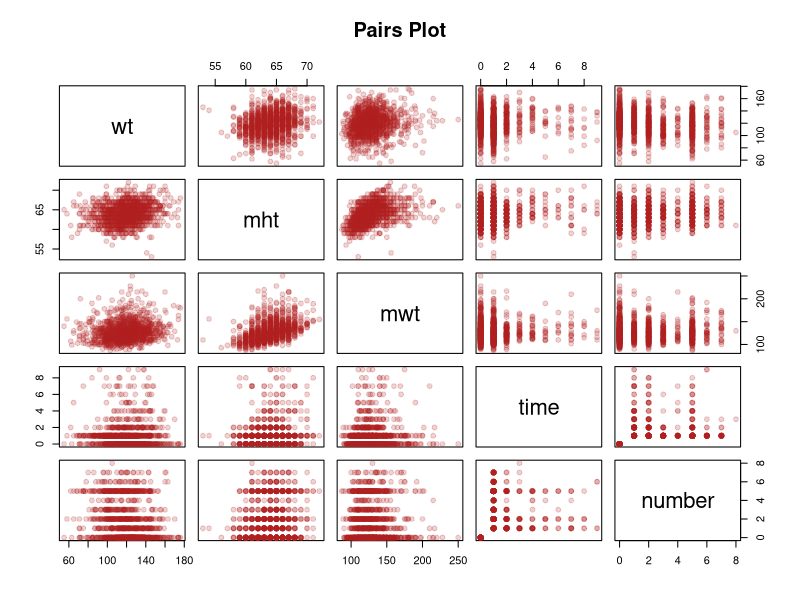
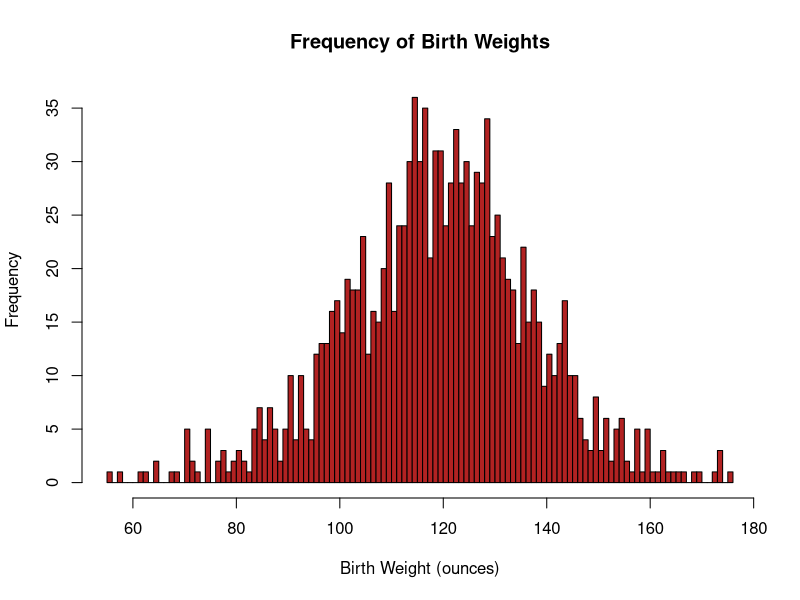
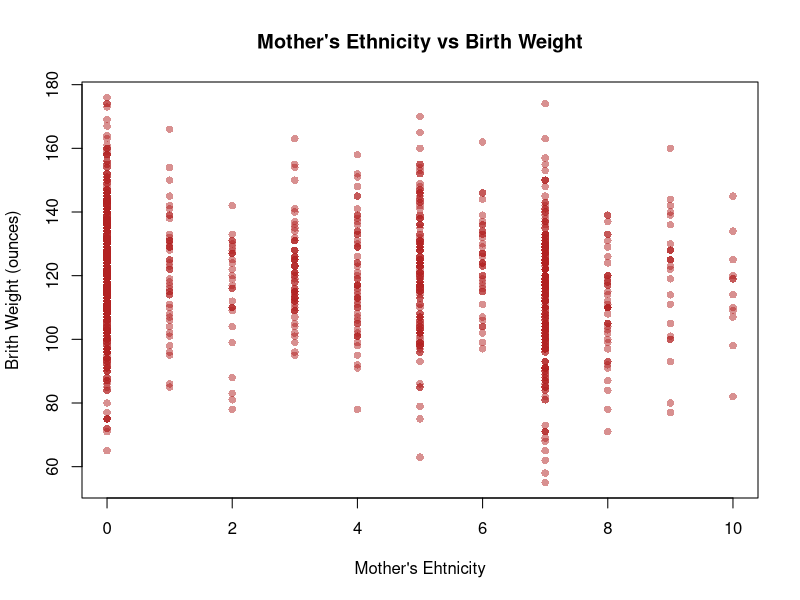
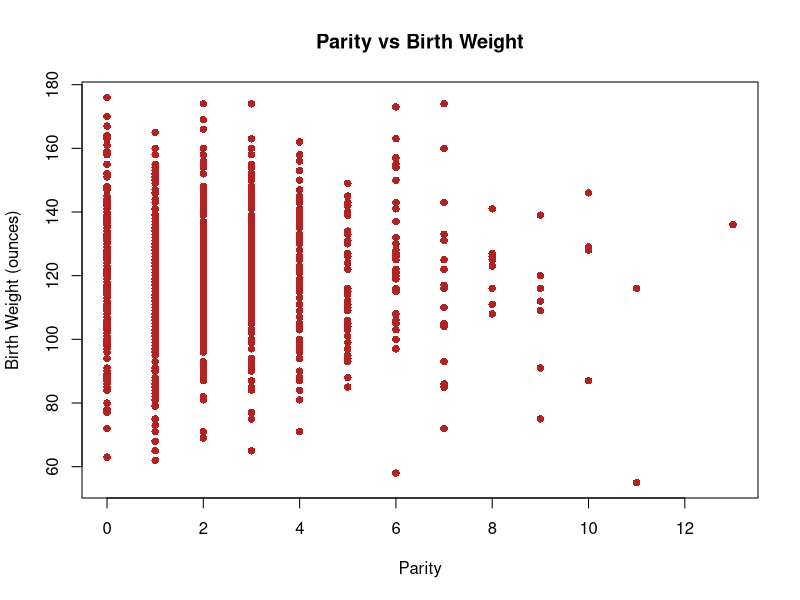
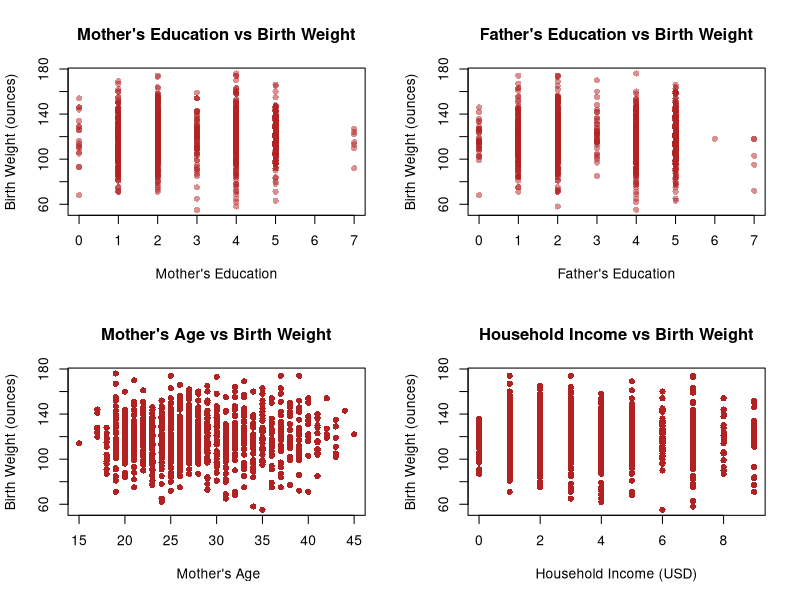
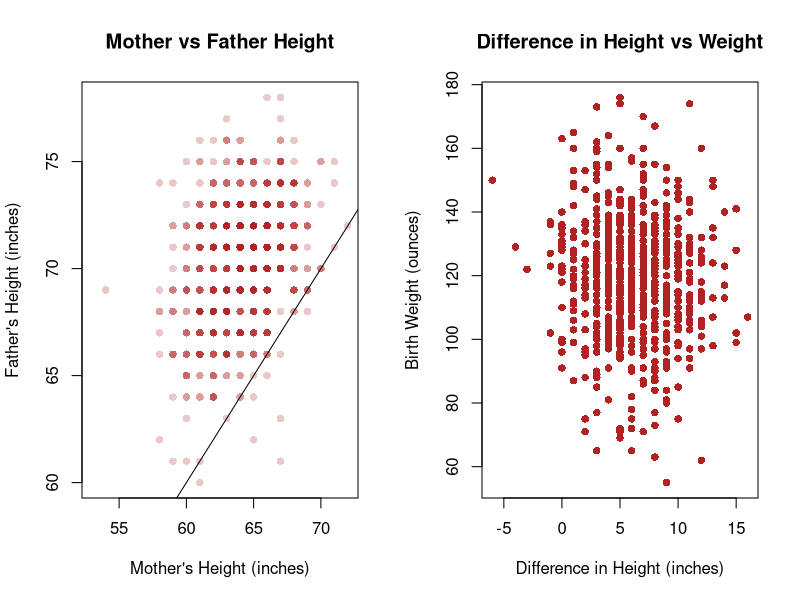
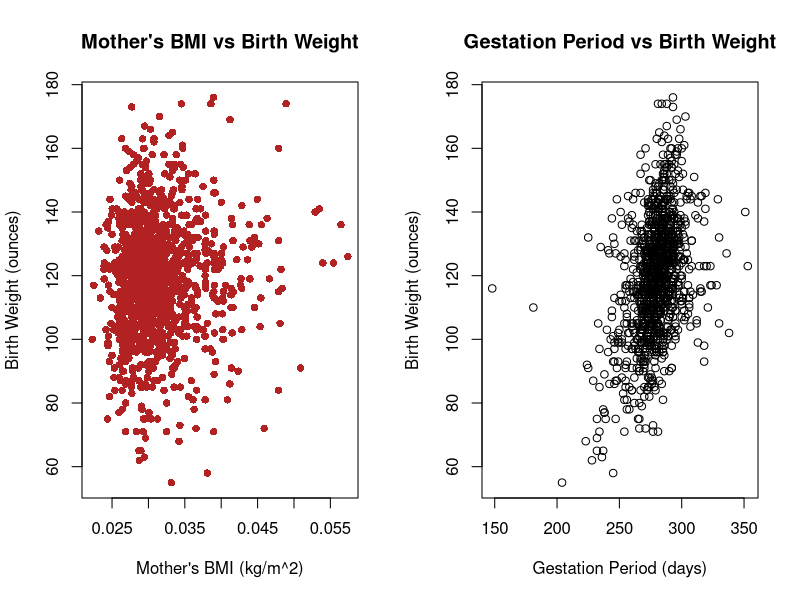
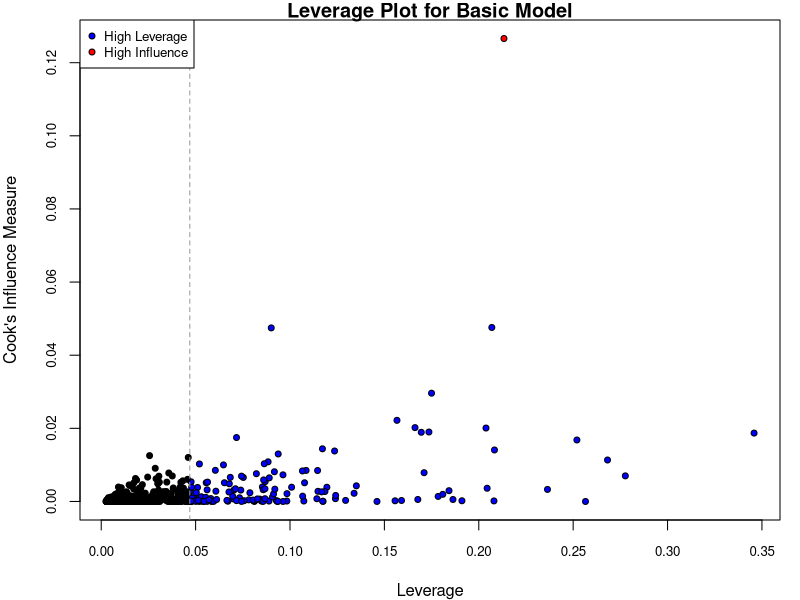

Here is the R script that generated these plots, in order:
## ---- chunk 1
# Knitr Configuration
knitr::opts_chunk$set(
  cache = TRUE,
  include = TRUE,
  echo = FALSE,
  results = "markup",
  fig.show = "asis",
  fig.height = 4
)
## ---- chunk 2
# Define all the functions and constants used later

# Category names for Ethnicity variates
ethLabels <- c(
  "Caucasian",
  "Mexican",
  "African-American",
  "Asian",
  "Mixed",
  "Other"
)

# Category names for Education variates
edLabels <- c(
  "Elementary School",
  "Middle School",
  "High School",
  "High School + Trade School",
  "High School + Some College",
  "College Graduate",
  "Trade School",
  "High School Unclear"
)

# Number of imputed datasets
k <- 5

# Unit conversion factors
poundsToKg <- 0.453592
inchesToM <- 0.0254

# The boundaries for BMI categories
# See this page for the source:
# https://www.mayoclinic.org/healthy-lifestyle/pregnancy-week-by-week/in-depth/pregnancy-weight-gain/art-20044360?pg=1
underweightNormalBoundary <- 18.5
normalOverweightBoundary <- 25
overweightObeseBoundary <- 30

# Use test 10% for test set in cross validation
testSetRatio = 0.1
## ---- chunk 3
isUnderweight <- function (bmi) bmi < underweightNormalBoundary
isNormal <- function (bmi) bmi < normalOverweightBoundary & bmi >= underweightNormalBoundary
isOverweight <- function (bmi) bmi < overweightObeseBoundary & bmi >= normalOverweightBoundary
isObese <- function (bmi) bmi >= overweightObeseBoundary

bmi <- function (wtLbs, htIn) (wtLbs * poundsToKg) / (htIn * inchesToM)^2
## ---- chunk 4
# Roughly translate the "number" category to a floating point number of the actual number of cigarettes smoked
numCigs <- function (number) (number <= 4) * (5 * number - 2.5) + (number > 4) * (10 * number - 25.5)
## ---- chunk 5
# Re-encoding and labelling variates as factors
decodeBirthVariates <- function (birthsDataset) {
  newDataset = data.frame(birthsDataset)

  newDataset$meth <- cut(
    birthsDataset$meth,
    breaks = c(0, 5:10), 
    labels = ethLabels,
    right = TRUE,
    include.lowest= TRUE
  )

  newDataset$med <- cut(
    birthsDataset$med,
    breaks = 0:8, 
    labels = edLabels,
    right = FALSE
  )

  newDataset$feth <- cut(
    birthsDataset$feth,
    breaks = c(0, 5:10),
    labels = ethLabels,
    right = TRUE,
    include.lowest= TRUE
  )

  newDataset$fed <- cut(
    birthsDataset$fed,
    breaks = 0:8, 
    labels = edLabels,
    right = FALSE
  )

  newDataset$smoke <- cut(
    birthsDataset$smoke,
    breaks = 0:4, 
    labels = c(
      "Never",
      "Smokes Now",
      "Until Pregnancy",
      "Doesn't Smoke Anymore"
    ),
    right = FALSE
  )

  newDataset$marital <- cut(
    birthsDataset$marital,
    breaks = 0:5,
    labels = c(
      "Married",
      "Legally Separated",
      "Divorced",
      "Widowed",
      "Never Married"
    )
  )

  newDataset$number <- numCigs(birthsDataset$number)

  newDataset$time <- cut(
    birthsDataset$time,
    breaks = 0:10,
    labels = c(
      "Never Smoked",
      "Still Smokes",
      "During Pregnancy",
      "Less Than A Year",
      "1-2 Years",
      "2-3 Years",
      "3-4 Years",
      "5-9 Years",
      "More Than 10 Years",
      "Quit But Don't Know When"
    ),
    right = FALSE
  )

  newDataset$income <- cut(
    birthsDataset$income,
    breaks = c(0, 1, 2, 10),
    labels = c(
      "Under 2500",
      "2500-4999",
      "5000-Over 25000"
    ),
    right = FALSE
  )

  newDataset
}
## ---- chunk 6
smokingImpact <- function (time, number) {
  cigaretteEffectRatio = 6
  # Take the average of the bounds of the range of cigarettes smoked by a given category
  # as the approximate exact number of cigarettes smoked per day
  # https://www.med.uottawa.ca/sim/data/Smoking_and_Health_e.htm shows that it took a
  # six-fold increase in the number of cigarettes smoked a day to double the impact
  # on the likelihood of developing lung cancer. We approximate the effect of smoking
  # on birth with this ratio too.
  activeSmokingImpact = (number != 0) * 2^(numCigs(number) / cigaretteEffectRatio)
  
  impactTimeDecay = 2
  
  # Approximate a scalar number of years since quiting based on the categorical variable
  yearsQuit = (time >= 3) * (-2.5 + time) + (time >= 7) * (-18.5 + 3 * time)
  # Time = 1 or 2 are special cases with 0 decay
  yearsQuit = yearsQuit * (time >= 3)
  
  decayedSmokingImpact = activeSmokingImpact * exp(-yearsQuit / impactTimeDecay)
  
  decayedSmokingImpact
}
## ---- chunk 7
craftFeatures <- function (imputedBirthsDataset) {
  newDataset = decodeBirthVariates(imputedBirthsDataset)

  newDataset$sameEth <- factor(
    imputedBirthsDataset$meth == imputedBirthsDataset$feth,
    labels = c("Different", "Same")
  )
  # What about "Other" though?
  
  newDataset$htDiff <- newDataset$fht - newDataset$mht
    
  newDataset$lateMom <- factor(
    newDataset$parity == 0 & newDataset$mage >= 35,
    labels = c("Not late", "Late")
  )

  newDataset$mBMI <- bmi(newDataset$mwt, newDataset$mht)
  
  newDataset$mBMICategory <- factor(
    1 * isNormal(newDataset$mBMI)
      + 2 * isOverweight(newDataset$mBMI)
      + 3 * isObese(newDataset$mBMI),
    labels = c("Underweight", "Normal", "Overweight", "Obese")
  )
  
  newDataset$smokingImpact <- smokingImpact(
    imputedBirthsDataset$time,
    imputedBirthsDataset$number
  )
  
  newDataset
}
## ---- chunk 8
meanAIC <- function (model, datasets) mean(sapply(
  datasets,
  function (dataset) AIC(update(model, data = dataset))
))
## ---- chunk 9
selectModel <- function (
  datasets,
  predictedVar,
  excludedVars = c(),
  specialTerms = c()
) {
  selectedModelMeanAIC = .Machine$integer.max
  selectedModel = NULL
  
  for (dataset in datasets) {
    #adjustedBirthsDataset <- birthsDataset[, !colnames(birthsDataset) %in% excludedVars]
    M0 = lm(wt ~ 1, data = dataset)
    Mmax = lm(
      formula(paste(
        predictedVar,
        "~",
        "(.",
        Reduce(function (l, r) paste(l, r), Map(function (term) paste("-", term), excludedVars), ""),
        ")^2",
        Reduce(function (l, r) paste(l, r), Map(function (term) paste("+", term), specialTerms), "")
      )),
      data = dataset
    )
  
    candidateModel = step(
      lm(wt ~ 1, data = dataset),
      scope = list(lower = M0, upper = Mmax),
      direction = "both",
      trace = 0
    )
  
    candidateModelMeanAIC = mean(sapply(
      datasets,
      function (dataset) AIC(update(candidateModel, data = dataset))
    ))
  
    if (candidateModelMeanAIC < selectedModelMeanAIC) {
      selectedModel = update(candidateModel, data = dataset)
      selectedModelMeanAIC = candidateModelMeanAIC
    }
  }
  
  selectedModel
}
## ---- chunk 10
crossValidate <- function (model1, model2, datasets) {
  # "Usually about a thousand is fine" - M. Lysy, Nov. 27, 2018
  m = 1000

  model1rPMSE <- vector(mode = "numeric", length = m)
  model2rPMSE <- vector(mode = "numeric", length = m)

  for (i in 1:m) {
    chosenSet = datasets[[1 + i %% k]]
    Ntotal = nrow(chosenSet)
    Ntest = floor(Ntotal * testSetRatio)
    outOfSampleIndices = sample(Ntotal, Ntest)
    trainSet = chosenSet[-outOfSampleIndices, ]
    testSet = chosenSet[outOfSampleIndices, ]
    
    model1 = update(model1, data = trainSet)
    model2 = update(model2, data = trainSet)
    outOfSamplePredictions1 = predict(model1, newdata = testSet)
    outOfSamplePredictions2 = predict(model2, newdata = testSet)
    predictionErrors1 = (testSet$wt - outOfSamplePredictions1) ^ 2
    predictionErrors2 = (testSet$wt - outOfSamplePredictions2) ^ 2
    model1rPMSE[i] <- sqrt(sum(predictionErrors1) / Ntest)
    model2rPMSE[i] <- sqrt(sum(predictionErrors2) / Ntest)
  }
  
  list(
    rPMSEs = data.frame(model1 = model1rPMSE, model2 = model2rPMSE),
    residuals = data.frame(
      actual = testSet$wt,
      model1Predictions = outOfSamplePredictions1,
      model2Predictions = outOfSamplePredictions2,
      model1 = outOfSamplePredictions1 - testSet$wt,
      model2 = outOfSamplePredictions2 - testSet$wt
    )
  )
}
## ---- chunk 11
# Import
births <- read.csv("chds_births.csv")
## ---- chunk 12
pairs(births[c("wt", "mht", "mwt","time", "number")], col=adjustcolor("firebrick", 0.2), pch=19, main= "Pairs Plot")
## ---- chunk 13
hist(births$wt, breaks=100, col = "firebrick", main = "Frequency of Birth Weights", xlab = "Birth Weight (ounces)") 
## ---- chunk 14
plot(births$meth, births$wt, col=adjustcolor("firebrick", 0.5), pch=16, main = "Mother's Ethnicity vs Birth Weight", xlab = "Mother's Ehtnicity", ylab = "Brith Weight (ounces)") 
## ---- chunk 15
plot(births$parity, births$wt, pch=16, col="firebrick", main = "Parity vs Birth Weight", xlab = "Parity", ylab = "Birth Weight (ounces)") 
## ---- chunk 16
par(mfrow = c(2,2))
plot(births$med, births$wt, col=adjustcolor("firebrick", 0.5), pch=16, main = "Mother's Education vs Birth Weight", xlab = "Mother's Education", ylab = "Birth Weight (ounces)")
plot(births$fed, births$wt, col=adjustcolor("firebrick", 0.5), pch=16, main = "Father's Education vs Birth Weight", xlab = "Father's Education", ylab = "Birth Weight (ounces)")
plot(births$mage, births$wt, pch=16, col="firebrick", main = "Mother's Age vs Birth Weight", xlab = " Mother's Age", ylab = "Birth Weight (ounces)") 
plot(births$income, births$wt, pch=16, col="firebrick", main = "Household Income vs Birth Weight", xlab = "Household Income (USD)", ylab = "Birth Weight (ounces)") 
## ---- chunk 17
#lm(wt ~ I(fht - mht), data=data)
par(mfrow = c(1,2))
plot(births$mht, births$fht, col=adjustcolor("firebrick", 0.25), pch=16, main = "Mother vs Father Height", xlab = "Mother's Height (inches)", ylab = "Father's Height (inches)")
abline(coef=c(0, 1))
plot(births$fht - births$mht, births$wt, pch=16, col="firebrick", main = "Difference in Height vs Weight", xlab = "Difference in Height (inches)", ylab = "Birth Weight (ounces)")
## ---- chunk 18
plot(births$mwt / I(births$mht)^2, births$wt, pch=16, col="firebrick", main = "Mother's BMI vs Birth Weight", xlab = "Mother's BMI (kg/m^2)", ylab = "Birth Weight (ounces)") 
## ---- chunk 19
plot(births$gestation, births$wt, main = "Gestation Period vs Birth Weight", xlab = "Gestation Period (days)", ylab = "Birth Weight (ounces)")
#summary(lm(wt ~ gestation, data=births)) MOVE TO APPENDIX
## ---- chunk 20

"marital"
summary(factor(births$marital))

mendedBirths <- data.frame(births)
mendedBirths[mendedBirths$marital == 0, "marital"] <- NA
## ---- chunk 21
N <- nrow(mendedBirths)
round(sapply(colnames(mendedBirths), function (colname) sum(is.na(mendedBirths[colname])) / N), 2)

nrow(na.omit(mendedBirths[, !(colnames(mendedBirths) %in% c("fht", "fwt", "income"))])) / N

nrow(na.omit(mendedBirths[, !(colnames(mendedBirths) %in% c("fht", "fwt", "income"))])) / N
## ---- chunk 22
library(mice)
options(warn=-1)

multiplyImputedBirths <- mice(mendedBirths, m = k, method = "pmm", seed = 500, printFlag = FALSE)

imputedBirths <- lapply(1:k, function(i) complete(multiplyImputedBirths, i))
## ---- chunk 23
decodedImputedBirths <- lapply(imputedBirths, decodeBirthVariates)
## ---- chunk 24

## ---- chunk 25
basicBirthWeightModel <- selectModel(
  decodedImputedBirths,
  "wt",
  excludedVars = c("gestation", "smoke")
)
basicBirthWeightModelMeanAIC <- meanAIC(basicBirthWeightModel, decodedImputedBirths)
## ---- chunk 26
engineeredFeatureBirths <- lapply(imputedBirths, craftFeatures)
## ---- chunk 27
engineeredBirthWeightModel <- selectModel(
  engineeredFeatureBirths,
  "wt",
  c("gestation", "smoke", "time", "fht", "mBMICategory"),
  c("time")#, smokingImpact:smokingQuitCategory")
  #c("smokingImpact", "mBMI", "htDiff", "sameEth",  "lateMom")
)
engineeredBirthWeightModelMeanAIC <- meanAIC(
  engineeredBirthWeightModel,
  engineeredFeatureBirths
)
## ---- chunk 28

#cook's distance vs. leverage for Basic Model
D <- cooks.distance(basicBirthWeightModel) 
#flag some of the points
infl.ind <- which.max(D) # top influence point
h <- hatvalues(basicBirthWeightModel)
p <- length(coef(basicBirthWeightModel))
n <- nobs(basicBirthWeightModel)
hbar <- p/n
lev.ind <- h > 2*hbar 
# leverage more than 2x the average
clrs <- rep("black", len = n)

clrs[lev.ind] <- "blue"
clrs[infl.ind] <- "red"
par(mfrow = c(1,1), mar = c(4,4,1,1))
cex <- .8
plot(h, D, xlab = "Leverage", ylab = "Cook's Influence Measure", main = "Leverage Plot for Basic Model", pch = 21, bg = clrs, cex = cex, cex.axis = cex)

# average leverage
abline(v = 2*hbar, col = "grey60", lty = 2) # 2x average leverage
legend("topleft", legend = c("High Leverage", "High Influence"), pch = 21,pt.bg = c("blue", "red"), cex = cex, pt.cex = cex)

#cook's distance vs. leverage for Engineered Model
D <- cooks.distance(engineeredBirthWeightModel) 
#flag some of the points
infl.ind <- which.max(D) # top influence point
h <- hatvalues(engineeredBirthWeightModel)
p <- length(coef(engineeredBirthWeightModel))
n <- nobs(engineeredBirthWeightModel)
hbar <- p/n
lev.ind <- h > 2*hbar 
# leverage more than 2x the average
clrs <- rep("black", len = n)

clrs[lev.ind] <- "blue"
clrs[infl.ind] <- "red"
par(mfrow = c(1,1), mar = c(4,4,1,1))
cex <- .8
plot(h, D, xlab = "Leverage", ylab = "Cook's Influence Measure", main = "Leverage Plot for Engineered Model", pch = 21, bg = clrs, cex = cex, cex.axis = cex)

# average leverage
abline(v = 2*hbar, col = "grey60", lty = 2) # 2x average leverage
legend("topleft", legend = c("High Leverage", "High Influence"), pch = 21,pt.bg = c("blue", "red"), cex = cex, pt.cex = cex)

## ---- chunk 29
press1 <- resid(basicBirthWeightModel)/(1-hatvalues(basicBirthWeightModel)) 
press2 <-  resid(engineeredBirthWeightModel)/(1-hatvalues(engineeredBirthWeightModel))
AIC1 <- c("Basic", "Engineered")

#display results
disp <- rbind(AIC = c(engineeredBirthWeightModelMeanAIC, basicBirthWeightModelMeanAIC),PRESS = c(sum(press1^2), sum(press2^2)))
colnames(disp) <- c("Basic", "Engineered")
disp
## ---- chunk 30
cvResults <- crossValidate(
  basicBirthWeightModel,
  engineeredBirthWeightModel,
  engineeredFeatureBirths
)

rPMSEs <- cvResults$rPMSEs
paste(mean(rPMSEs$model1), sd(rPMSEs$model1))
paste(mean(rPMSEs$model2), sd(rPMSEs$model2))
boxplot(list(model1rPMSE = rPMSEs$model1, model2rPMSE = rPMSEs$model2))

par(mfrow=c(1,2))
plot(cvResults$residuals$model1Predictions, cvResults$residuals$model1,  main = "Predicted Values vs Basic Model Residuals", xlab = "Predicted Values", ylab = "Basic Model Residuals")
plot(cvResults$residuals$model2Predictions, cvResults$residuals$model2, main = "Predicted Values vs Engineered Model Residuals", xlab = "Predicted Values", ylab = "Engineered Model Residuals")
## ---- chunk 31

par(mfrow = c(1,2))
qqnorm(cvResults$residuals$model1, main = "Normal Q-Q Plot for Basic")
abline(a = 0, b = 20, lty = 2, col = "blue")

qqnorm(cvResults$residuals$model2, main = "Normal Q-Q Plot for Engineered")
abline(a = 0, b = 20, lty = 2, col = "blue")
## ---- chunk 32
# Reconfigure Knitr for Appendix
knitr::opts_chunk$set(include = TRUE, echo = TRUE, eval = FALSE)
## ---- chunk 33

## ---- chunk 34

## ---- chunk 35

## ---- chunk 36

## ---- chunk 37

## ---- chunk 38

## ---- chunk 39

## ---- chunk 40

## ---- chunk 41

## ---- chunk 42

## ---- chunk 43

## ---- chunk 44

## ---- chunk 45

## ---- chunk 46

## ---- chunk 47

## ---- chunk 48

## ---- chunk 49
round(sapply(0:13, function (parity) c(mean(births[births$parity==parity, "wt"]), sd(births[births$parity==parity, "wt"]))), 2)
## ---- chunk 50
qqplot(cvResults$residuals$model1Predictions,cvResults$residuals$actual, main = "Q-Q Plot", xlab = "Predicted Values", ylab = "Actual Values")
abline(a = 0, b = 1, lty = 2, col = "red")

qqplot(cvResults$residuals$model2Predictions,cvResults$residuals$actual, main = "Q-Q Plot", xlab = "Predicted Values", ylab = "Actual Values")
abline(a = 0, b = 1, lty = 2, col = "red")
## ---- chunk 51
knitr::all_labels()
